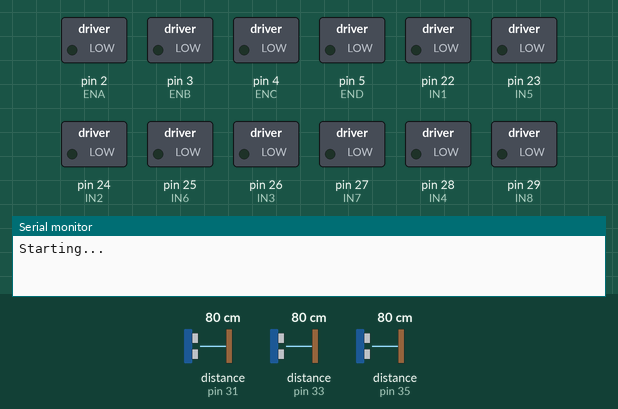
Bench run of a sketch on a simulated Arduino Mega 2560, built with avr-gcc and run on an emulated ATmega2560. Shown: switched loads named in the sketch (green lamp = pin HIGH), the last lines printed to the serial monitor. Wiring (inferred from the names in the program): 3 × ultrasonic range finder: trigger pin 30, echo pin 31 / trigger pin 32, echo pin 33 / trigger pin 34, echo pin 35. The test bench sets the inputs (shaded band); at power-on: distance to the obstacle (sensors on pin 31, pin 33, pin 35) 80 cm. The echo pulse lasts 58.3 µs per cm; pins used as bus, display or sensor lines are not drawn.

Above: at 0.1 s.
At 3.1 s:
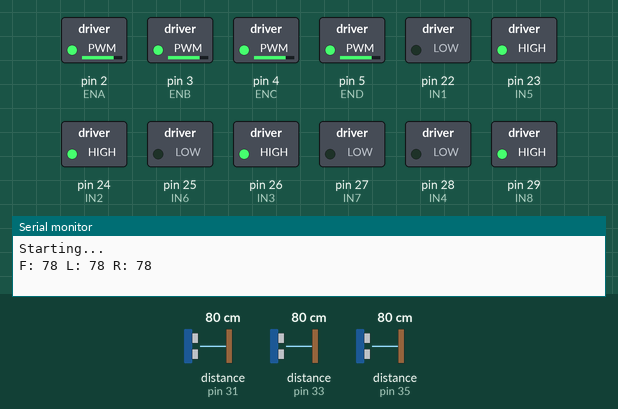
Timing chart, 0 to 4.6 s (numbered marks = the images above):
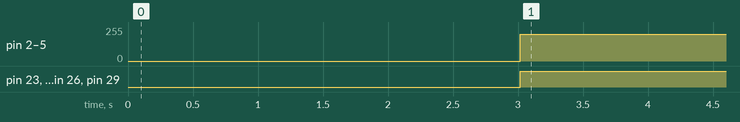

The sketch:

UltrasonicDirectionsCode.ino
```cpp
#define ENA 2
#define ENB 3
#define IN1 22
#define IN2 24
#define IN3 26
#define IN4 28

#define ENC 4
#define END 5
#define IN5 23
#define IN6 25
#define IN7 27
#define IN8 29

#define TRIG1 30  // Front
#define ECHO1 31
#define TRIG2 32  // Left
#define ECHO2 33
#define TRIG3 34  // Right
#define ECHO3 35

#define OBSTACLE_DISTANCE 15  // cm — adjust this threshold as needed

void setup() {
  Serial.begin(9600);

  // Motor pins
  pinMode(ENA, OUTPUT); pinMode(ENB, OUTPUT);
  pinMode(ENC, OUTPUT); pinMode(END, OUTPUT);
  pinMode(IN1, OUTPUT); pinMode(IN2, OUTPUT);
  pinMode(IN3, OUTPUT); pinMode(IN4, OUTPUT);
  pinMode(IN5, OUTPUT); pinMode(IN6, OUTPUT);
  pinMode(IN7, OUTPUT); pinMode(IN8, OUTPUT);

  // Ultrasonic pins
  pinMode(TRIG1, OUTPUT); pinMode(ECHO1, INPUT);
  pinMode(TRIG2, OUTPUT); pinMode(ECHO2, INPUT);
  pinMode(TRIG3, OUTPUT); pinMode(ECHO3, INPUT);

  Serial.println("Starting...");
  delay(3000);
}

long getDistance(int trig, int echo) {
  digitalWrite(trig, LOW);
  delayMicroseconds(2);
  digitalWrite(trig, HIGH);
  delayMicroseconds(10);
  digitalWrite(trig, LOW);
  long duration = pulseIn(echo, HIGH, 30000);
  long dist = duration * 0.034 / 2;
  if (dist == 0) dist = 999; // if no reading treat as clear
  return dist;
}

void forward(int speed) {
  analogWrite(ENA, speed); digitalWrite(IN1, LOW);  digitalWrite(IN2, HIGH);
  analogWrite(ENB, speed); digitalWrite(IN3, HIGH); digitalWrite(IN4, LOW);
  analogWrite(ENC, speed); digitalWrite(IN5, HIGH); digitalWrite(IN6, LOW);
  analogWrite(END, speed); digitalWrite(IN7, LOW);  digitalWrite(IN8, HIGH);
}

void turnLeft(int speed) {
  analogWrite(ENA, speed); digitalWrite(IN1, HIGH); digitalWrite(IN2, LOW);
  analogWrite(ENB, speed); digitalWrite(IN3, LOW);  digitalWrite(IN4, HIGH);
  analogWrite(ENC, speed); digitalWrite(IN5, HIGH); digitalWrite(IN6, LOW);
  analogWrite(END, speed); digitalWrite(IN7, LOW);  digitalWrite(IN8, HIGH);
}

void turnRight(int speed) {
  analogWrite(ENA, speed); digitalWrite(IN1, LOW);  digitalWrite(IN2, HIGH);
  analogWrite(ENB, speed); digitalWrite(IN3, HIGH); digitalWrite(IN4, LOW);
  analogWrite(ENC, speed); digitalWrite(IN5, LOW);  digitalWrite(IN6, HIGH);
  analogWrite(END, speed); digitalWrite(IN7, HIGH); digitalWrite(IN8, LOW);
}

void stopAll() {
  analogWrite(ENA, 0); analogWrite(ENB, 0);
  analogWrite(ENC, 0); analogWrite(END, 0);
  digitalWrite(IN1, LOW); digitalWrite(IN2, LOW);
  digitalWrite(IN3, LOW); digitalWrite(IN4, LOW);
  digitalWrite(IN5, LOW); digitalWrite(IN6, LOW);
  digitalWrite(IN7, LOW); digitalWrite(IN8, LOW);
}

void loop() {
  long frontDist = getDistance(TRIG1, ECHO1);
  long leftDist  = getDistance(TRIG2, ECHO2);
  long rightDist = getDistance(TRIG3, ECHO3);

  Serial.print("F: "); Serial.print(frontDist);
  Serial.print(" L: "); Serial.print(leftDist);
  Serial.print(" R: "); Serial.println(rightDist);

  // ── Navigation Objective 1: stop within 150mm ──
  if (frontDist <= 15) {
    stopAll();
    Serial.println("Within 150mm — STOPPED");
    while (true); // stop permanently once at mission site
  }

  // ── Obstacle detection and avoidance ──
  else if (frontDist < OBSTACLE_DISTANCE) {
    stopAll();
    delay(300);

    // Check which side has more room and turn that way
    if (rightDist > leftDist) {
      Serial.println("Obstacle ahead — turning right");
      turnRight(200);
      delay(1500); // adjust for ~45 degree turn
    } else {
      Serial.println("Obstacle ahead — turning left");
      turnLeft(200);
      delay(1500);
    }
    stopAll();
    delay(300);
  }

  // ── No obstacle — drive forward ──
  else {
    forward(200);
  }

  delay(100);
}
```

Measured:
- by itself, pin 2 (ENA), pin 3 (ENB), pin 4 (ENC), pin 5 (END): 0/255 → 200/255 at 3.0 s
- by itself, pin 23 (IN5), pin 24 (IN2), pin 26 (IN3), pin 29 (IN8): LOW → HIGH at 3.0 s
